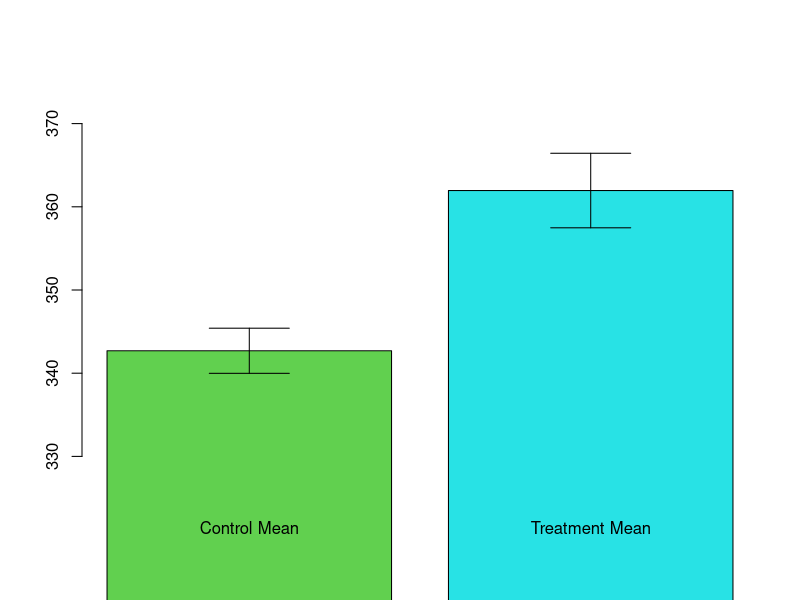

Generate this figure with R: (Note: this script raises an error after producing the figure.)
## ---- chunk 1
library(data.table)
library(dplyr)
# Initialize dataframe
set.seed(1)
n <- 1000
eGulf <- as.data.frame(matrix(0, ncol=5,nrow=n))
colnames(eGulf) <- c("Seller_Offered_Treatment","Seller_Opted_Into_Treatment","Seller_Feedback_Count","Seller_Feedback_Score","Auction_Final_Sales_Price")
# Simulate baseline data
  # Make seller feedback count
    eGulf$Seller_Feedback_Count<-as.integer(abs(round(rnorm(n,200,100))))
  # Make feedback score loosely correlated with feedback count 
    eGulf$Seller_Feedback_Score<-round(.9+.1*eGulf$Seller_Feedback_Count/max(eGulf$Seller_Feedback_Count)-rbeta(100,1,10),2)
  # Make seller offered treatment loosely correlated with with feedback count 
    eGulf$Seller_Offered_Treatment<-rbinom(n,1,.5+eGulf$Seller_Feedback_Count/max(eGulf$Seller_Feedback_Count)/5)
  # Make seller opted_into_treatment correlated with seller_feedback_score
    eGulf$Seller_Opted_Into_Treatment<-ifelse(eGulf$Seller_Offered_Treatment==0,0,rbinom(n,1,eGulf$Seller_Feedback_Score^5)) #
  # Make final sales price also correlated with seller_feedback_score
    eGulf$Final_Sales_Price<-round(rlnorm(n, meanlog=log(400), sdlog = log(1.2))*eGulf$Seller_Feedback_Score)

    
#Prepare data for graphing
  TreatmentSalesPrices<-eGulf$Final_Sales_Price[eGulf$Seller_Opted_Into_Treatment==1]
  ControlSalesPrices<-eGulf$Final_Sales_Price[eGulf$Seller_Opted_Into_Treatment==0]
  TreatmentMean<-mean(TreatmentSalesPrices)
  ControlMean<-mean(ControlSalesPrices)
  TreatmentStandardError<-sd(TreatmentSalesPrices)/sqrt(length(TreatmentSalesPrices))
  ControlStandardError<-sd(ControlSalesPrices)/sqrt(length(ControlSalesPrices))
  Means<-c(ControlMean,TreatmentMean)
  names(Means)<-c("Control Mean","Treatment Mean")
  CIs<-c(ControlStandardError,TreatmentStandardError)

#Graph results
  #(cheat to pretend this is a different sample; just use the standard errors rather than true confidence intervals. This makes the differences clearly visible.)
  arrows(x0=barplot(Means,ylim=c(325, 375),col=c(3,5)), y0=Means-(1*CIs), y1=Means+(1*CIs), code=3, angle=90,length=.4)
## ---- chunk 2
msg1="Do the error bars overlap? Look carefully at the graph and try again."
msg2="YThe graph does not show error bars for the 99% confidence interval, so no conclusion can be made about the statistical significance of the ATE at the 99% confidence interval. Try again."
msg3="Correct! Since the 95% confidence interval error bars do not appear to overlap, we can conclude that the difference is statistically significant at the 95% confidence level."
msg4="The graph does not show error bars for the 99% confidence interval, so no conclusion can be made about the statistical significance of the ATE at the 99% confidence interval. Try again."
ex() %>% check_mc(3, feedback_msgs = c(msg1, msg2, msg3, msg4))



## ---- chunk 3
library(data.table)
library(dplyr)

# Initialize dataframe
set.seed(1)
n <- 1000
eGulf <- as.data.frame(matrix(0, ncol=5,nrow=n))
colnames(eGulf) <- c("Seller_Offered_Treatment","Seller_Opted_Into_Treatment","Seller_Feedback_Count","Seller_Feedback_Score","Auction_Final_Sales_Price")

# Simulate baseline data
  # Make seller feedback count
    eGulf$Seller_Feedback_Count<-as.integer(abs(round(rnorm(n,200,100))))
  # Make feedback score loosely correlated with feedback count 
    eGulf$Seller_Feedback_Score<-round(.9+.1*eGulf$Seller_Feedback_Count/max(eGulf$Seller_Feedback_Count)-rbeta(100,1,10),2)
  # Make seller offered treatment loosely correlated with with feedback count 
    eGulf$Seller_Offered_Treatment<-rbinom(n,1,.5+eGulf$Seller_Feedback_Count/max(eGulf$Seller_Feedback_Count)/5)
  # Make seller opted_into_treatment correlated with seller_feedback_score
    eGulf$Seller_Opted_Into_Treatment<-ifelse(eGulf$Seller_Offered_Treatment==0,0,rbinom(n,1,eGulf$Seller_Feedback_Score^5)) #
  # Make final sales price also correlated with seller_feedback_score
    eGulf$Final_Sales_Price<-round(rlnorm(n, meanlog=log(400), sdlog = log(1.2))*eGulf$Seller_Feedback_Score)
## ---- chunk 4
# Note: To check for noncompliance in an experiment, we will only want to examine individuals that were offered treatment. It might make the following questions easier if you first subset the eGulf data.frame to sellers who were offered treatment as we did in eGulf2. Additionally, before running a significance test to see whether compliers and noncompliers were different, we recommend running the code below to summarize the data. 

    eGulf2<-eGulf[eGulf$Seller_Offered_Treatment==1,]
    summary(eGulf2$Seller_Feedback_Score[eGulf2$Seller_Opted_Into_Treatment==0])
    summary(eGulf2$Seller_Feedback_Score[eGulf$Seller_Opted_Into_Treatment==1])

# 1) It appears that those who opted into the treatment have slightly higher feedback scores than those who did not, but is the difference statistically significant? Test whether sellers who were offered treatment *and* opted into the treatment had different prior average feedback scores than sellers who were offered treatment but did *not* opt into treatment.
    
    t.test()

# 2) The confidence interval indicates a range of values for the average treatment effect that we would expect to find if we gathered a new sample. If the lower and upper bound of the 95% confidence interval are both negative, we can conclude that there is a negative and statistically significant difference between the two groups. Based on the results from your t-test above, does it appear that those who opted into treatment had seller feedback scores that were significantly higher than those who did not opt into treatment? Answer with "Yes" or "No".
    
    Solution2<- ""

# 3) For a fuller understanding of the potential bias produced by noncompliance, estimate the correlation between seller feedback scores and final sales prices within the *entire sample*.
    
    cor()
    
## ---- chunk 5
eGulf2<-eGulf[eGulf$Seller_Offered_Treatment==1,]

#1
t.test(eGulf2$Seller_Feedback_Score[eGulf2$Seller_Opted_Into_Treatment==0],eGulf2$Seller_Feedback_Score[eGulf2$Seller_Opted_Into_Treatment==1])

#2
temp<-t.test(eGulf2$Seller_Feedback_Score[eGulf2$Seller_Opted_Into_Treatment==0],eGulf2$Seller_Feedback_Score[eGulf2$Seller_Opted_Into_Treatment==1])
Significant<-sign(temp$conf.int[1])==sign(temp$conf.int[2])
Solution2<-ifelse(Significant==T,"Yes","No")

#3
cor(eGulf$Seller_Feedback_Score,eGulf$Final_Sales_Price)
## ---- chunk 6
ex() %>% check_error()
ex() %>% check_object("Solution2") %>% check_equal()

success_msg("Good work! It looks like sellers who posted more photos tended to have higher prior average feedback scores than those who did not post more photos. Additionally, prior average feedback scores were positively correlated with final WePhone sales prices. Since compliers and non-compliers have different feedback scores, and feedback scores are associated with final sales prices, we have more reason to worry that the experiment's results were spurious. While the experiment had intended to estimate whether posting more photos caused sellers to attain higher sales prices, the experiment might have just shown that sellers who care about customer feedback tend to sell their goods at high prices, and would be willing to post more photos on their ebay auctions if they were given the chance.")
## ---- chunk 7
library(data.table)
library(dplyr)

  set.seed(1)
  n             <- 9e3
  frac_treated  <- .5
  frac_female   <- .5656
  frac_white    <- .688

# Initialize dataframe
  CreditCo <- as.data.frame(matrix(0, ncol=11,nrow=n))
  colnames(CreditCo) <- c("id","offered","opt_in","FICO","age","female","race_white","default_pre","default_post","balance_pre","balance_post")

# Simulate baseline data
  CreditCo$id         <- seq(1,n,1)
  CreditCo$offered    <- as.integer(runif(n)<frac_treated)
  CreditCo$opt_in     <- rep.int(0,n)
  CreditCo$FICO       <- rnorm(n, mean=736, sd=300)
  CreditCo$age        <- sample(18:55, n, replace=T)
  CreditCo$female     <- as.integer(runif(n)<frac_female)
  CreditCo$race_white <- as.integer(runif(n)<frac_white)

# make FICO score intelligible
  CreditCo$FICO[CreditCo$FICO>850] <- 850
  CreditCo$FICO[CreditCo$FICO<300] <- 300
  CreditCo$FICO                    <- round(CreditCo$FICO)

# simulate pre-experiment default rate
  draw <- runif(n)
  xb   <- -1.82-0.2*CreditCo$FICO/100+.046*(CreditCo$FICO^2)/10000-5.1*CreditCo$female-7*CreditCo$race_white
  p    <- exp(xb)/(1+exp(xb))
  CreditCo$default_pre <- as.integer(draw<p)

# simulate pre-experiment balance level
  draw <- rnorm(n, mean=0, sd=0.5)
  CreditCo$balance_pre <- 8.5-0.2*CreditCo$FICO/100+.046*(CreditCo$FICO^2)/10000-0.15*CreditCo$female-0.85*CreditCo$race_white + draw
  CreditCo$balance_pre <- exp(CreditCo$balance_pre)

# Simulate noncompliance and opt-in behavior
  draw <- runif(sum(CreditCo$offered))
  xb   <- 6.75-1.2*CreditCo$FICO/100+.07*(CreditCo$FICO^2)/10000-2.1*CreditCo$female-2*CreditCo$race_white
  p    <- exp(xb)/(1+exp(xb))
  CreditCo$opt_in[CreditCo$offered==1] <- as.integer(draw<p[CreditCo$offered==1])

# Simulate post outcomes
  draw <- runif(n)
  xb   <- -1.82-0.2*CreditCo$FICO/100+.046*(CreditCo$FICO^2)/10000-5.1*CreditCo$female-7*CreditCo$race_white+4*CreditCo$offered*CreditCo$opt_in
  p    <- exp(xb)/(1+exp(xb))
  CreditCo$default_post <- as.integer(draw<p)

# balance
  draw <- rnorm(n, mean=0, sd=0.5)
  CreditCo$balance_post <- 8.5-0.2*CreditCo$FICO/100+.046*(CreditCo$FICO^2)/10000-0.15*CreditCo$female-0.85*CreditCo$race_white + 1*CreditCo$offered*CreditCo$opt_in + draw
  CreditCo$balance_post <- exp(CreditCo$balance_post)

# Remove elements and variables from environment
  rm(draw,frac_female,frac_treated,frac_white,n,p,xb)
  CreditCo <- CreditCo[,c("id","offered","opt_in","FICO","female","race_white","default_pre","default_post","balance_pre","balance_post")]
## ---- chunk 8
# The dataset `CreditCo` is available in your workspace. You may want to explore it with the structure "str" command before solving the following questions.

# 1) Using the mean command, compute the percentage of people who were offered a higher credit limit. 

    mean()

# 2) Of the people who were offered, what percentage opted in? 

    Solution2<- mean()

# 3) Compute a naive average treatment effect of late payment (variable `default_post`), where treatment state is defined by having been offered **and** opted in to the program. 
    
    Solution3<- mean()
    
    
## ---- chunk 9
#1
  mean(CreditCo$offered)
#2
  Solution2<-mean(CreditCo$opt_in[CreditCo$offered==1])
#3
  Solution3<-mean(CreditCo$default_post[CreditCo$opt_in==1])-mean(CreditCo$default_post[CreditCo$offered==0])
## ---- chunk 10
ex() %>% check_error()
ex() %>% check_object("Solution2") %>% check_equal()
ex() %>% check_object("Solution3") %>% check_equal()

success_msg("Nice job! As you can see, about half of the sample received an offer, but only about 41% of people actually accepted it. For the people who complied, the 'naive' treatment effect is a +26% default rate--the default rate went up for people who accepted the offer! However, while this 'naive' ATE is quick to calculate, it's probably not accurate, as there are likely confounders that we can deal with when we have more time.")
